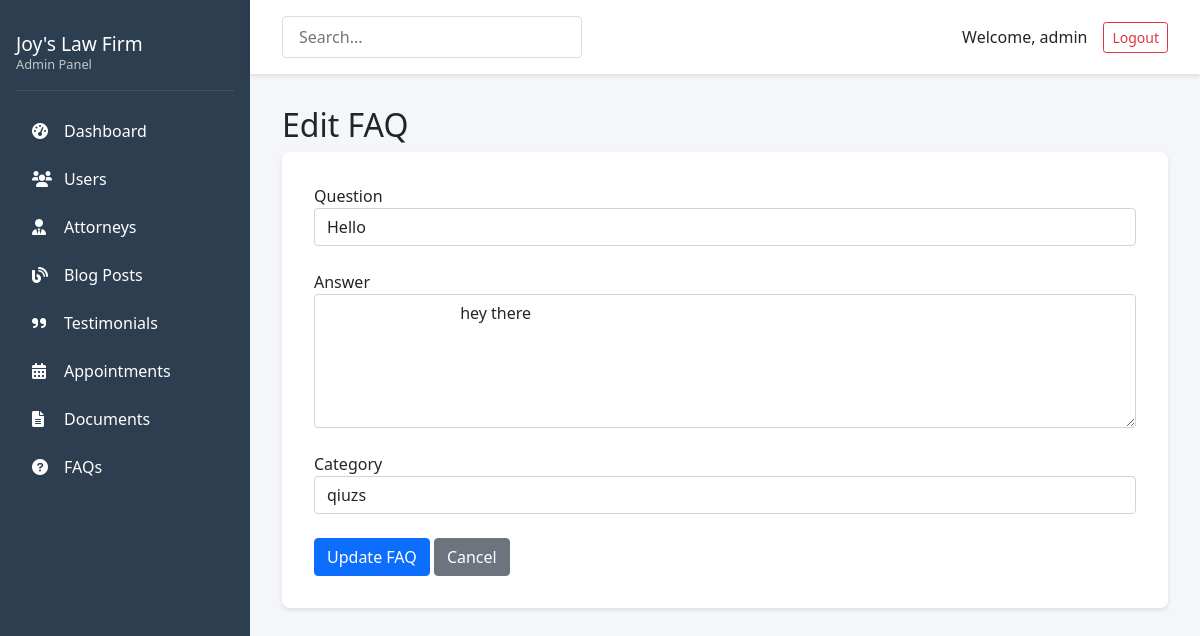
Screenshot of /admin/faqs/edit/1 (signed in) with the database file from the repository.
### app/models.py (models this page shows, shortened)
class User(db.Model, UserMixin):
    id = db.Column(db.Integer, primary_key=True)
    username = db.Column(db.String(64), unique=True, nullable=False)
    email = db.Column(db.String(120), unique=True, nullable=False)
    password_hash = db.Column(db.String(128))
    role = db.Column(db.String(20), default='client')  # client, attorney, admin
    is_admin = db.Column(db.Boolean, default=False)
    created_at = db.Column(db.DateTime, default=datetime.utcnow)
    client = db.relationship('Client', backref='user', uselist=False, cascade="all, delete-orphan")
    attorney = db.relationship('Attorney', backref='user', uselist=False, cascade="all, delete-orphan")
    documents = db.relationship('Document', backref='uploader', lazy='dynamic',
                               foreign_keys='Document.uploaded_by')
    blog_posts = db.relationship('BlogPost', backref='author', lazy='dynamic')

class FAQ(db.Model):
    id = db.Column(db.Integer, primary_key=True)
    question = db.Column(db.String(200), nullable=False)
    answer = db.Column(db.Text, nullable=False)
    category = db.Column(db.String(50))

### app/routes/admin.py (the view)
    @login_required
    def decorated_function(*args, **kwargs):
        if not current_user.is_admin:
            flash('You do not have permission to access this page.', 'danger')
            return redirect(url_for('main.index'))
        return f(*args, **kwargs)

### app/models.py (called while the page is built)
@login_manager.user_loader
def load_user(user_id):
    return User.query.get(int(user_id))

### app/routes/admin.py (called while the page is built, shortened)
def admin_required(f):
    @login_required
    def decorated_function(*args, **kwargs):
        if not current_user.is_admin:
            flash('You do not have permission to access this page.', 'danger')
            return redirect(url_for('main.index'))
        return f(*args, **kwargs)
    decorated_function.__name__ = f.__name__
    return decorated_function

@admin.route('/faqs/edit/<int:id>', methods=['GET', 'POST'])
@admin_required
def edit_faq(id):
    faq = FAQ.query.get_or_404(id)
    return render_template('admin/edit_faq.html', faq=faq)

### app/templates/admin/edit_faq.html (shortened to what this page needs)
{% extends "admin/base.html" %}
{% block content %}
<div class="page-header">
    <h2>{% if faq %}Edit FAQ{% else %}Add New FAQ{% endif %}</h2>
</div>
<div class="admin-form">
    <form method="POST">
        <div class="form-group">
            <label for="question">Question</label>
            <input type="text" class="form-control" id="question" name="question"
                   value="{{ faq.question if faq else '' }}" required>
        </div>
        <div class="form-group">
            <label for="answer">Answer</label>
            <textarea class="form-control" id="answer" name="answer" rows="5" required>
                {{ faq.answer if faq else '' }}
            </textarea>
        </div>
        <div class="form-group">
            <label for="category">Category</label>
            <input type="text" class="form-control" id="category" name="category"
                   value="{{ faq.category if faq else '' }}" required>
        </div>
        <button type="submit" class="btn btn-primary">
            {% if faq %}Update FAQ{% else %}Add FAQ{% endif %}
        </button>
        <a href="{{ url_for('admin.faqs') }}" class="btn btn-secondary">Cancel</a>
    </form>
</div>
{% endblock %}

### app/templates/admin/base.html (shortened to what this page needs)
<!DOCTYPE html>
<html lang="en">
<head>
    <link rel="stylesheet" href="https://cdnjs.cloudflare.com/ajax/libs/font-awesome/6.0.0/css/all.min.css">
    <link href="https://cdn.jsdelivr.net/npm/bootstrap@5.1.3/dist/css/bootstrap.min.css" rel="stylesheet">
    <link rel="stylesheet" href="{{ url_for('static', filename='css/admin.css') }}">
</head>
<body>
    <div class="admin-layout">
        <nav class="admin-sidebar">
            <div class="sidebar-header">
                <h3>Joy's Law Firm</h3>
                <p>Admin Panel</p>
            </div>
            <ul class="sidebar-nav">
                <li><a href="{{ url_for('admin.dashboard') }}"><i class="fas fa-tachometer-alt"></i> Dashboard</a></li>
                <li><a href="{{ url_for('admin.users') }}"><i class="fas fa-users"></i> Users</a></li>
                <li><a href="{{ url_for('admin.attorneys') }}"><i class="fas fa-user-tie"></i> Attorneys</a></li>
                <li><a href="{{ url_for('admin.blog') }}"><i class="fas fa-blog"></i> Blog Posts</a></li>
                <li><a href="{{ url_for('admin.testimonials') }}"><i class="fas fa-quote-right"></i> Testimonials</a></li>
                <li><a href="{{ url_for('admin.appointments') }}"><i class="fas fa-calendar-alt"></i> Appointments</a></li>
                <li><a href="{{ url_for('admin.documents') }}"><i class="fas fa-file-alt"></i> Documents</a></li>
                <li><a href="{{ url_for('admin.faqs') }}"><i class="fas fa-question-circle"></i> FAQs</a></li>
            </ul>
        </nav>
        <div class="admin-main">
            <header class="admin-header">
                <div class="header-search">
                    <input type="text" placeholder="Search...">
                </div>
                <div class="header-user">
                    <span>Welcome, {{ current_user.username }}</span>
                    <a href="{{ url_for('auth.logout') }}" class="btn btn-outline-danger btn-sm">Logout</a>
                </div>
            </header>
            <main class="admin-content">
                {% block content %}{% endblock %}
            </main>
        </div>
    </div>
</body>
</html>

### app/static/css/admin.css (style rules this page uses)
.admin-layout { display: flex; min-height: 100vh; }
.admin-sidebar { width: 250px; background: #2c3e50; color: white; padding: 1rem; }
.sidebar-header { padding: 1rem 0; border-bottom: 1px solid rgba(255,255,255,0.1); margin-bottom: 1rem; }
.sidebar-header h3 { margin: 0; font-size: 1.2rem; }
.sidebar-header p { margin: 0; font-size: 0.8rem; opacity: 0.7; }
.sidebar-nav { list-style: none; padding: 0; }
.sidebar-nav li a { display: flex; align-items: center; padding: 0.75rem 1rem; color: white; text-decoration: none; transition: all 0.3s; }
.sidebar-nav li a i { margin-right: 0.75rem; width: 20px; }
.admin-main { flex: 1; background: #f5f6fa; }
.admin-header { background: white; padding: 1rem 2rem; display: flex; justify-content: space-between; align-items: center; box-shadow: 0 2px 4px rgba(0,0,0,0.1); }
.header-search input { padding: 0.5rem 1rem; border: 1px solid #ddd; border-radius: 4px; width: 300px; }
.header-user { display: flex; align-items: center; gap: 1rem; }
.admin-content { padding: 2rem; }
.admin-form { background: white; padding: 2rem; border-radius: 8px; box-shadow: 0 2px 4px rgba(0,0,0,0.1); }
.form-group { margin-bottom: 1.5rem; }

### rows the page displays
User: username "admin"
FAQ: question "Hello", answer "hey there", category "qiuzs"
